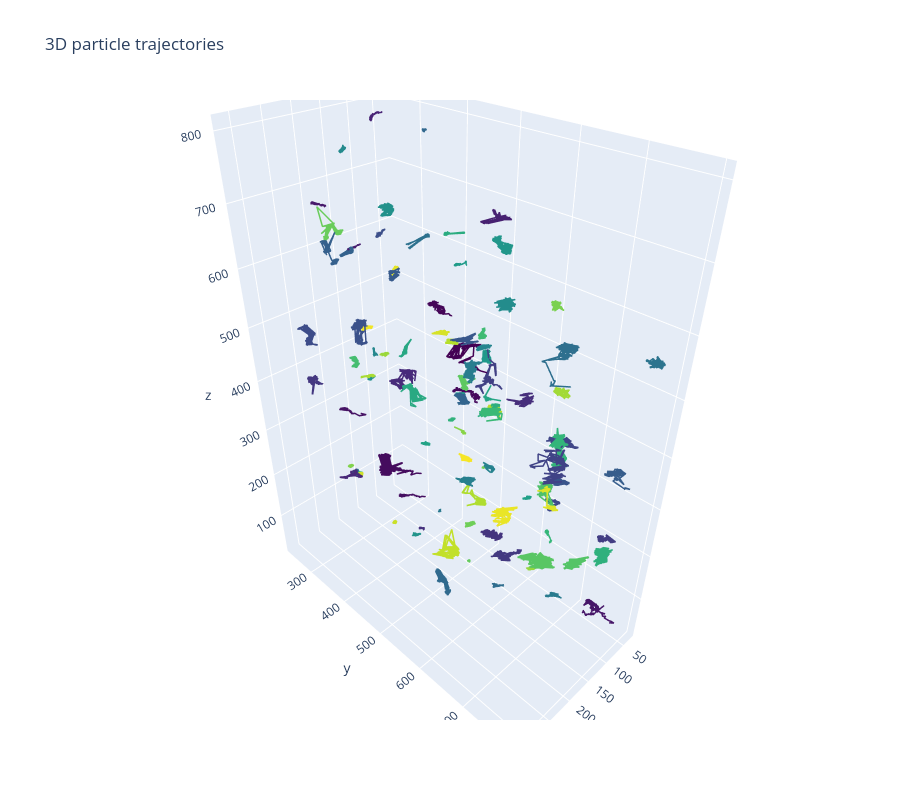

Source (notebook cell):
### Code cell
fig = go.Figure()

particle_ids = linked['particle'].unique()
colors = px.colors.sample_colorscale('viridis', [i/len(particle_ids) for i in range(len(particle_ids))])

for i, pid in enumerate(particle_ids):
    traj = linked[linked['particle'] == pid].sort_values('frame')
    fig.add_trace(go.Scatter3d(
        x=traj['x'], y=traj['y'], z=traj['z'],
        mode='lines',
        line=dict(color=colors[i], width=3),
        name=f'particle {pid}',
        hovertemplate='frame=%{customdata}<br>x=%{x}<br>y=%{y}<br>z=%{z}',
        customdata=traj['frame']
    ))

fig.update_layout(
    scene=dict(
        xaxis_title='x',
        yaxis_title='y',
        zaxis_title='z'
    ),
    title='3D particle trajectories',
    width=900,
    height=800,
    showlegend=False  # flip to True if you want a clickable legend, gets noisy with many tracks
)

fig.show()
